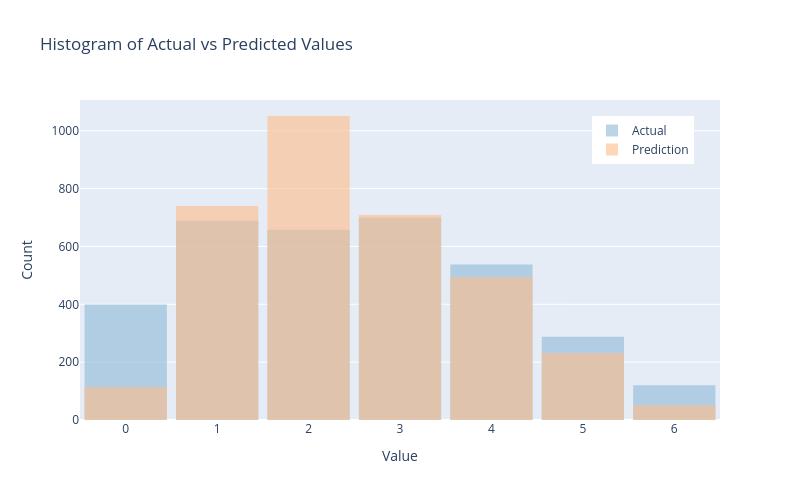

The code cell stored with this chart in its notebook:
### Code cell
plot_hist_plotly(results_test['actual'].cat.codes, results_test['prediction'])

### Figure 1 — Plotly figure (JSON) as saved in the notebook; plotly's stock layout.template omitted (floating-point values rounded to 4 significant figures; data arrays with more than 128 entries replaced by an {"elided": "..."} marker saying what was removed)
{"data": [{"marker": {"color": "#8fbad8"}, "name": "Actual", "opacity": 0.6, "type": "histogram", "x": {"elided": "3391 int values"}, "xbins": {"end": 6.5, "size": 1, "start": -0.5}}, {"marker": {"color": "#febd89"}, "name": "Prediction", "opacity": 0.6, "type": "histogram", "x": {"elided": "3391 int values"}, "xbins": {"end": 6.5, "size": 1, "start": -0.5}}], "layout": {"bargap": 0.1, "barmode": "overlay", "height": 500, "legend": {"x": 0.8, "y": 0.95}, "title": {"text": "Histogram of Actual vs Predicted Values<br>"}, "width": 800, "xaxis": {"dtick": 1, "tick0": 0, "tickmode": "linear", "title": {"text": "Value"}}, "yaxis": {"title": {"text": "Count"}}}}
